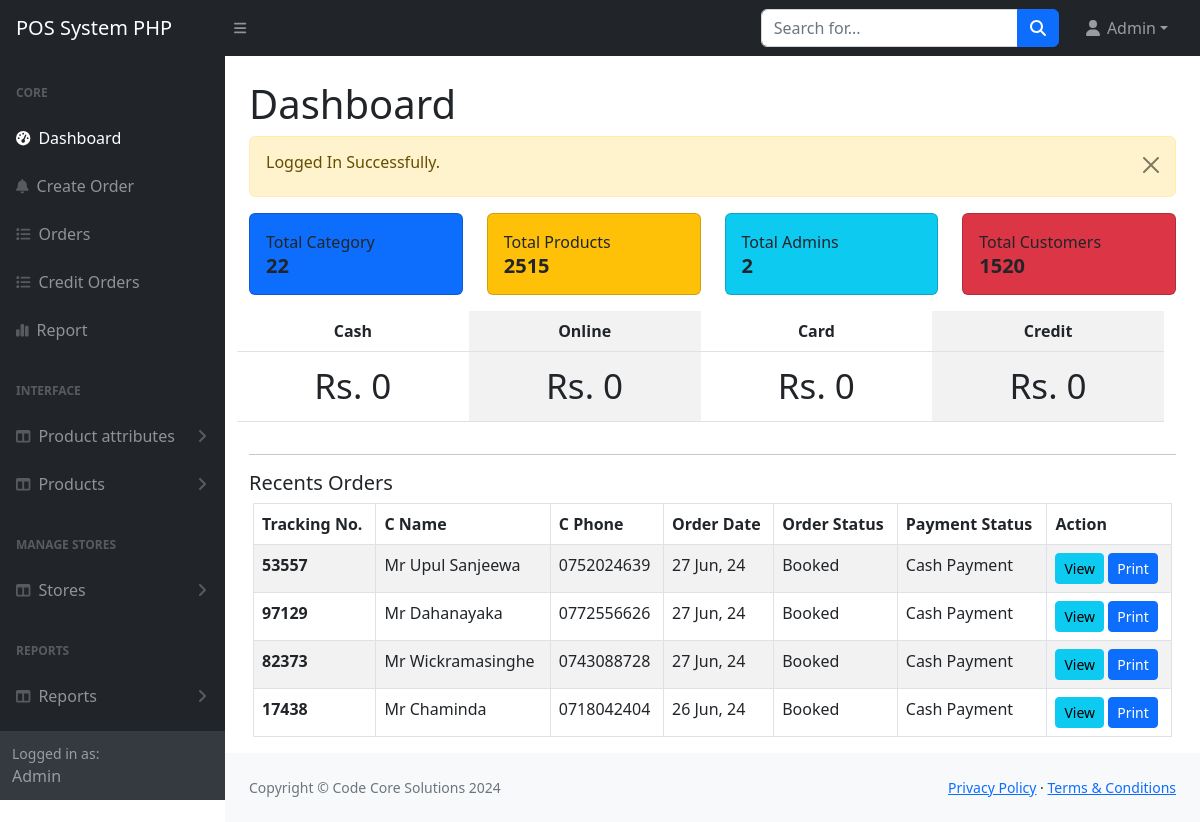
/main/admin/index.php (signed in), run on an earlier commit of the app's database.
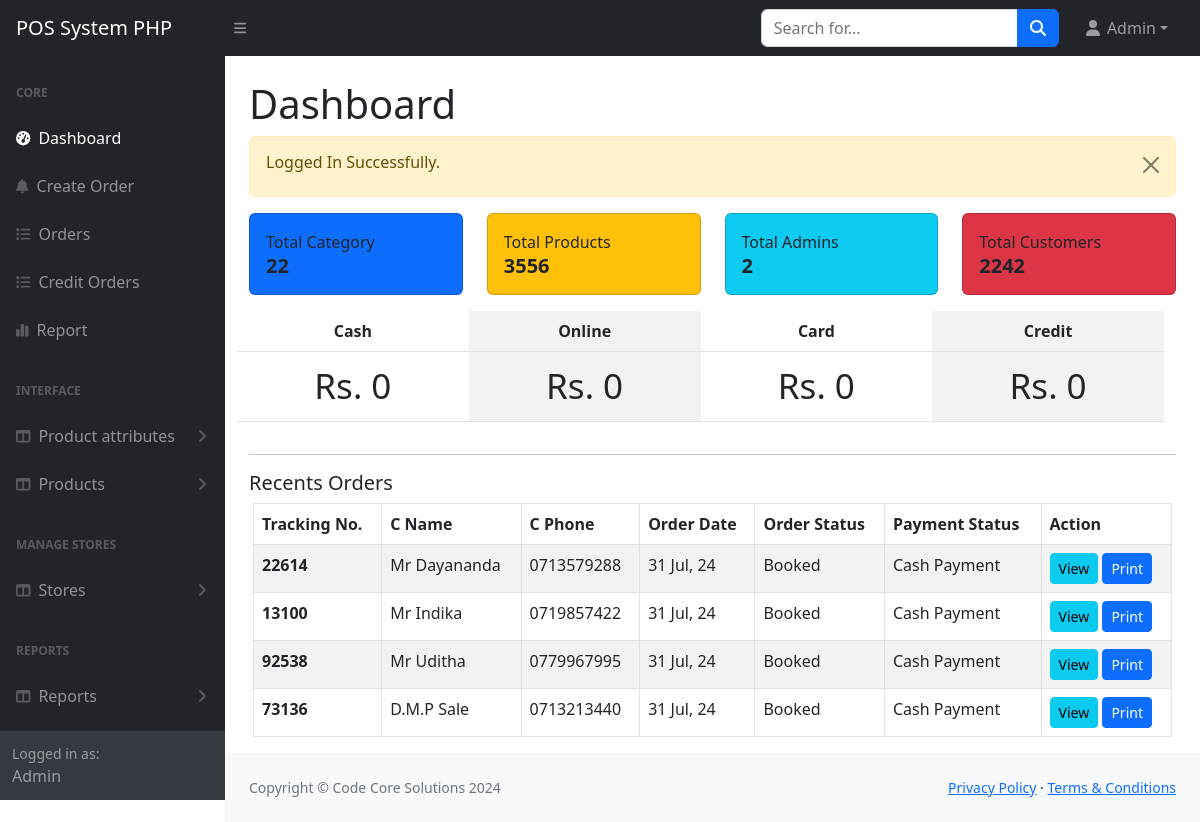
And on a later commit of the database.
### tables this page shows
CREATE TABLE `orders` (
  `id` int(11) NOT NULL,
  `customer_id` int(11) NOT NULL,
  `tracking_no` varchar(100) NOT NULL,
  `invoice_no` varchar(100) NOT NULL,
  `total_amount` varchar(100) NOT NULL,
  `net_total` varchar(100) NOT NULL,
  `order_date` date NOT NULL,
  `order_status` varchar(100) DEFAULT NULL,
  `payed_amount` varchar(255) NOT NULL DEFAULT '0',
  `pending_amount` varchar(255) NOT NULL DEFAULT '0',
  `payment_mode` varchar(100) NOT NULL,
  `cash_payed` varchar(255) NOT NULL DEFAULT '0',
  `online_payed` varchar(255) NOT NULL DEFAULT '0',
  `card_payed` int(11) NOT NULL DEFAULT 0,
  `order_placed_by_id` int(11) NOT NULL,
  `discount` int(11) DEFAULT 0,
  `on_scrap_discount` int(11) NOT NULL DEFAULT 0
);

CREATE TABLE `customers` (
  `id` int(11) NOT NULL,
  `name` varchar(255) NOT NULL,
  `email` varchar(255) DEFAULT NULL,
  `phone` varchar(255) NOT NULL,
  `address` tinytext DEFAULT NULL,
  `status` tinyint(4) NOT NULL DEFAULT 0 COMMENT '0=Visible; 1=Hidden',
  `created_at` timestamp NOT NULL DEFAULT current_timestamp()
);

### main/config/function.php (called while the page is built, shortened)
<?php
require "dbcon.php";
function validate($inputData)
{
    global $conn;
    if ($inputData != NULL) {
        $validateData = mysqli_real_escape_string($conn, $inputData);
        return trim($validateData);
    }
}
function getCount($tableName)
{
    global $conn;
    $table = validate($tableName);
    $query = "SELECT * FROM $table";
    $queryRes = mysqli_query($conn, $query);
    if ($queryRes) {
        $totalCount = mysqli_num_rows($queryRes);
        return $totalCount;
    } else {
        return 'Something went wrong.';
    }
}

### main/admin/index.php (the view, shortened to what the changed rows need)
<?php
include('includes/header.php');
?>
    <main>
        <div class="container-fluid px-4">
            <div class="row">
                <div class="col-md-12">
                    <h1 class="mt-4">Dashboard</h1>
                </div>
                <div class="col-md-3 mb-3">
                    <div class="card card-body bg-warning p-3">
                        <p class="text-sm mb-0 text-capitalize">Total Products</p>
                        <h5 class="fw-bold mb-0">
                            <?= getCount('products'); ?>
                        </h5>
                    </div>
                </div>
                <div class="col-md-3 mb-3">
                    <div class="card card-body bg-danger p-3">
                        <p class="text-sm mb-0 text-capitalize">Total Customers</p>
                        <h5 class="fw-bold mb-0">
                            <?= getCount('customers'); ?>
                        </h5>
                    </div>
                </div>
                <div class="row">
                    <table class="table table-striped-columns">
                        <tr>
                            <th style="text-align: center">Cash</th>
                            <th style="text-align: center">Online</th>
                            <th style="text-align: center">Card</th>
                            <th style="text-align: center">Credit</th>
                        </tr>
                    </table>
                </div>
                <div class="card-body px-3">
                    <div class="table-responsive">
                        <table class="table table-striped table-bordered align-item-center justify-content-center">
                            <thead>
                            <tr>
                                <th>Tracking No.</th>
                                <th>C Name</th>
                                <th>C Phone</th>
                                <th>Order Date</th>
                                <th>Order Status</th>
                                <th>Payment Status</th>
                                <th>Action</th>
                            </tr>
                            </thead>
                            <tbody>
                            <?php
                            $query = "SELECT o.*, c.* FROM orders o, customers c WHERE c.id = o.customer_id ORDER BY o.id DESC LIMIT 0 , 4";
                            $orders = mysqli_query($conn, $query);
                            if ($orders) {
                                if (mysqli_num_rows($orders)) {
                                    foreach ($orders as $orderItem) :
                                        ?>
                                        <tr>
                                            <td class="fw-bold"><?= $orderItem['tracking_no'] ?></td>
                                            <td><?= $orderItem['name'] ?></td>
                                            <td><?= $orderItem['phone'] ?></td>
                                            <td><?= date('d M, y', strtotime($orderItem['order_date'])) ?></td>
                                            <td><?= $orderItem['order_status'] ?></td>
                                            <td><?= $orderItem['payment_mode'] ?></td>
                                            <td>
                                                <a href="orders-view.php?track=<?= $orderItem['tracking_no'] ?>"
                                                   class="btn btn-info mb-0 px-2 btn-sm">View</a>
                                                <a href="orders-view-print.php?track=<?= $orderItem['tracking_no'] ?>"
                                                   class="btn btn-primary mb-0 px-2 btn-sm">Print</a>
                                            </td>
                                        </tr>
                                    <?php
                                    endforeach;
                                } else {
                                    ?>
                                    <tr>
                                        <td colspan="7" class="text-center">No record available.</td>
                                    </tr>
                                    <?php
                                }
                            } else {
                                ?>
                                <tr>
                                    <td colspan="7" class="text-center">Something went wrong.</td>
                                </tr>
                                <?php
                            }
                            ?>
                            </tbody>
                        </table>
                    </div>
                </div>
            </div>
    </main>
<?php
include('includes/footer.php');
?>

What changed in the data, as far as the page shows it:
no longer on this page (row unchanged): orders: tracking_no "53557", customer.name "Mr Upul Sanjeewa", customer.phone "0752024639", order_date "27 Jun, 24", order_status "Booked", payment_mode "Cash Payment"
no longer on this page (row unchanged): orders: tracking_no "97129", customer.name "Mr Dahanayaka", customer.phone "0772556626", order_date "27 Jun, 24", order_status "Booked", payment_mode "Cash Payment"
no longer on this page (row unchanged): orders: tracking_no "82373", customer.name "Mr Wickramasinghe", customer.phone "0743088728", order_date "27 Jun, 24", order_status "Booked", payment_mode "Cash Payment"
no longer on this page (row unchanged): orders: tracking_no "17438", customer.name "Mr Chaminda", customer.phone "0718042404", order_date "26 Jun, 24", order_status "Booked", payment_mode "Cash Payment"
added orders: tracking_no "22614", customer.name "Mr Dayananda", customer.phone "0713579288", order_date "31 Jul, 24", order_status "Booked", payment_mode "Cash Payment"
added orders: tracking_no "13100", customer.name "Mr Indika", customer.phone "0719857422", order_date "31 Jul, 24", order_status "Booked", payment_mode "Cash Payment"
added orders: tracking_no "92538", customer.name "Mr Uditha", customer.phone "0779967995", order_date "31 Jul, 24", order_status "Booked", payment_mode "Cash Payment"
added orders: tracking_no "73136", customer.name "D.M.P Sale", customer.phone "0713213440", order_date "31 Jul, 24", order_status "Booked", payment_mode "Cash Payment"
Also different on the page:
getCount('products'): "2515" → "3556"
getCount('customers'): "1520" → "2242"
